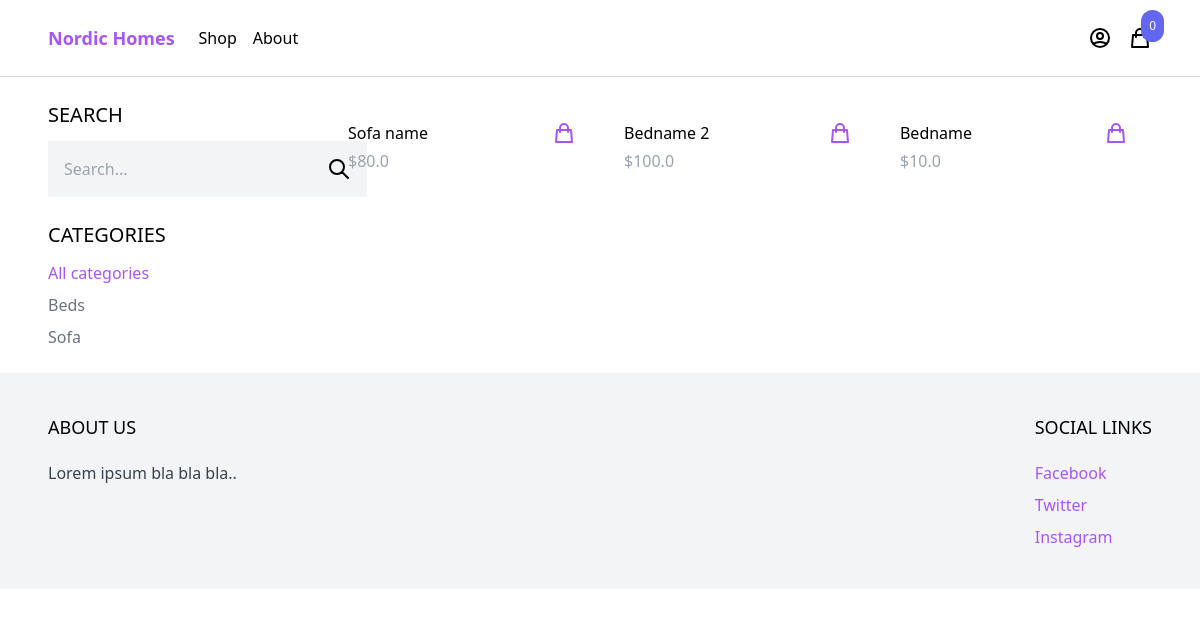
The app's page /shop/ with its own data.
### product/models.py (models this page shows, shortened)
class Category(models.Model):
    name = models.CharField(max_length=255)
    slug = models.SlugField()
    class Meta:
        verbose_name_plural = 'Categories'
        ordering = ['name']

class Product(models.Model):
    category = models.ForeignKey(
        Category, related_name='products', on_delete=models.CASCADE)
    name = models.CharField(max_length=255)
    description = models.TextField(blank=True, null=True)
    price = models.IntegerField()
    slug = models.SlugField()
    created_at = models.DateTimeField(auto_now_add=True)
    class Meta:
        ordering = ['-created_at']
    @property
    def get_display_price(self):
        return self.price / 100

### core/views.py (the view)
# urls.py: path('shop/', views.ShopView.as_view(), name="shop"),
class ShopView(generic.ListView):
    queryset = Product.objects.select_related('category').all()
    context_object_name = 'products'
    template_name = 'core/shop.html'
    @property
    def query(self):
        return self.request.GET.get('query', '')
    @property
    def active_category(self):
        return self.request.GET.get('category', '')
    def get_context_data(self, **kwargs):
        context = super().get_context_data(**kwargs)
        context['categories'] = Category.objects.all()
        context['active_category'] = self.active_category
        return context
    def get_queryset(self):
        queryset = super().get_queryset()
        if active_category := self.active_category:
            queryset = queryset.filter(category__slug=active_category)
        if query := self.query:
            queryset = queryset.filter(
                Q(name__icontains=query) | Q(description__icontains=query))
        return queryset

### cart/cart.py (called while the page is built)
    def __len__(self):
        return sum(item['quantity'] for item in self.cart.values())

### cart/context_processors.py (called while the page is built)
def cart(request):
    return {'cart': Cart(request)}

### core/templates/core/shop.html
{% extends 'core/base.html' %}
{% block content %}
<div class="max-w-6xl mx-auto flex flex-wrap items-start py-6 px-6 xl:px-0">
  <div class="filters w-full lg:w-1/4">
    <h3 class="mb-3 text-xl uppercase">Search</h3>
    <form
      method="get"
      action="."
    >
      <div class="flex">
        <input
          type="text"
          name="query"
          class="p-4 bg-gray-100 border-0"
          placeholder="Search..."
        >
        <button class="p-4 bg-gray-100 border-0">
          <svg
            xmlns="http://www.w3.org/2000/svg"
            class="h-6 w-6"
            fill="none"
            viewBox="0 0 24 24"
            stroke="currentColor"
          >
            <path
              stroke-linecap="round"
              stroke-linejoin="round"
              stroke-width="2"
              d="M21 21l-6-6m2-5a7 7 0 11-14 0 7 7 0 0114 0z"
            />
          </svg>
        </button>
      </div>
    </form>
    <h3 class="mt-6 mb-3 text-xl uppercase">Categories</h3>
    <ul class="space-y-2">
      <li>
        <a
          href="{% url 'shop' %}"
          class="{% if not active_category %}text-purple-500{% else %}text-gray-500{% endif %}"
        >All categories</a>
      </li>
      {% for category in categories %}
      <li><a
          href="{% url 'shop' %}?category={{ category.slug }}"
          class="{% if category.slug == active_category %}text-purple-500{% else %}text-gray-500{% endif %}"
        >{{ category.name }}</a></li>
      {% endfor %}
    </ul>
  </div>
  <div class="products w-full lg:w-3/4 -mt-4 flex items-center flex-wrap">
    {% for product in products %}
    {% include 'product/partials/product_list_item.html' %}
    {% endfor %}
  </div>
</div>
{% endblock %}

### product/templates/product/partials/product_list_item.html (shortened to what this page needs)
<div class="w-full md:w-1/3 xl:w-1/4 p-6">
  <div class="pt-3 flex items-center justify-between">
    <a href="{% url 'product' product.slug %}">{{ product.name }}</a>
    <a
      href="{% url 'product' product.slug %}"
      class="text-purple-500 hover:text-purple-800"
    >
      <svg
        xmlns="http://www.w3.org/2000/svg"
        class="h-6 w-6"
        fill="none"
        viewBox="0 0 24 24"
        stroke="currentColor"
      >
        <path
          stroke-linecap="round"
          stroke-linejoin="round"
          stroke-width="2"
          d="M16 11V7a4 4 0 00-8 0v4M5 9h14l1 12H4L5 9z"
        />
      </svg>
    </a>
  </div>
  <p class="pt-1 text-gray-400">${{ product.get_display_price }}</p>
</div>

### records on screen
Category: name "Beds"
Category: name "Sofa"
Product: name "Sofa name", get_display_price "80.0"
Product: name "Bedname 2", get_display_price "100.0"
Product: name "Bedname", get_display_price "10.0"

### other values on screen
{{ cart|length }} "0"
